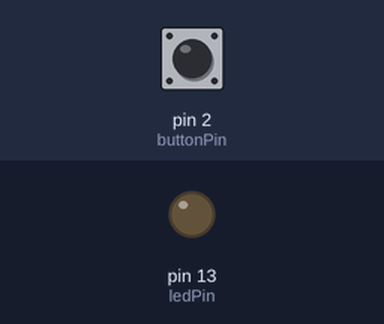
A sketch run on a simulated Arduino Uno, built with avr-gcc and run on an emulated ATmega328P. On the bench: output pins drawn as LEDs (lit = HIGH). Inputs (shaded band) come from the test bench; at power-on: pin 2 (buttonPin) HIGH.

Above: at 1.2 s.
1.3 s: pin 2 (buttonPin) pulled LOW for 0.15 s
At 2.4 s:
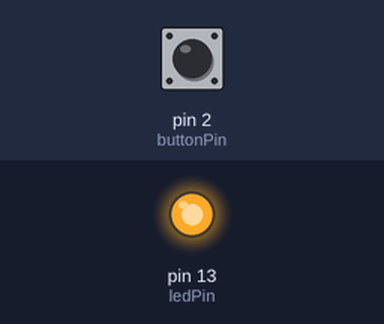
2.9 s: pin 2 (buttonPin) pulled LOW for 1 s
At 4.9 s:
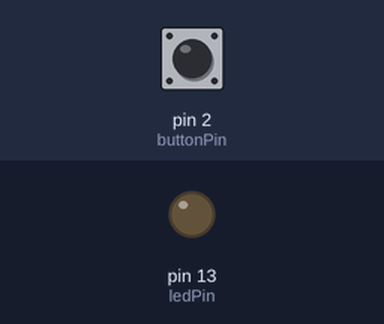
5.4 s: pin 2 (buttonPin) pulled LOW for 3.2 s
At 9.7 s:
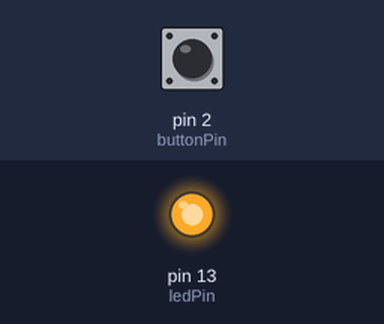
Timing chart, 0 to 11.2 s (numbered marks = the images above; inputs shaded):
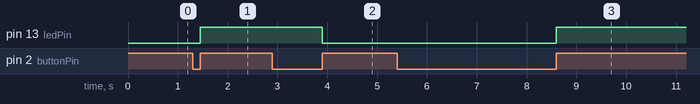

The sketch:

422_1.ino
```cpp
const int ledPin = 13;
const int buttonPin = 2;

int led_state = LOW;
bool led_state_changed = false;

unsigned long lastInterruptTime = 0;
const unsigned long debounceDelay = 50;

void buttonPressed() {
  unsigned long currentTime = millis();
  if (currentTime - lastInterruptTime > debounceDelay) {
    led_state = (led_state == LOW) ? HIGH : LOW;
    led_state_changed = true;
    lastInterruptTime = currentTime;
  }
}

void setup() {
  pinMode(ledPin, OUTPUT);
  pinMode(buttonPin, INPUT_PULLUP);
  attachInterrupt(digitalPinToInterrupt(buttonPin), buttonPressed, RISING);
}

void loop() {
  if (led_state_changed) {
    led_state_changed = false;
    digitalWrite(ledPin, led_state);
  }
}
```

Measured:
- after the input at 1.3 s, pin 13 (ledPin): LOW → HIGH after 0.15 s
- after the input at 2.9 s, pin 13 (ledPin): HIGH → LOW after 1.0 s
- after the input at 5.4 s, pin 13 (ledPin): LOW → HIGH after 3.2 s
